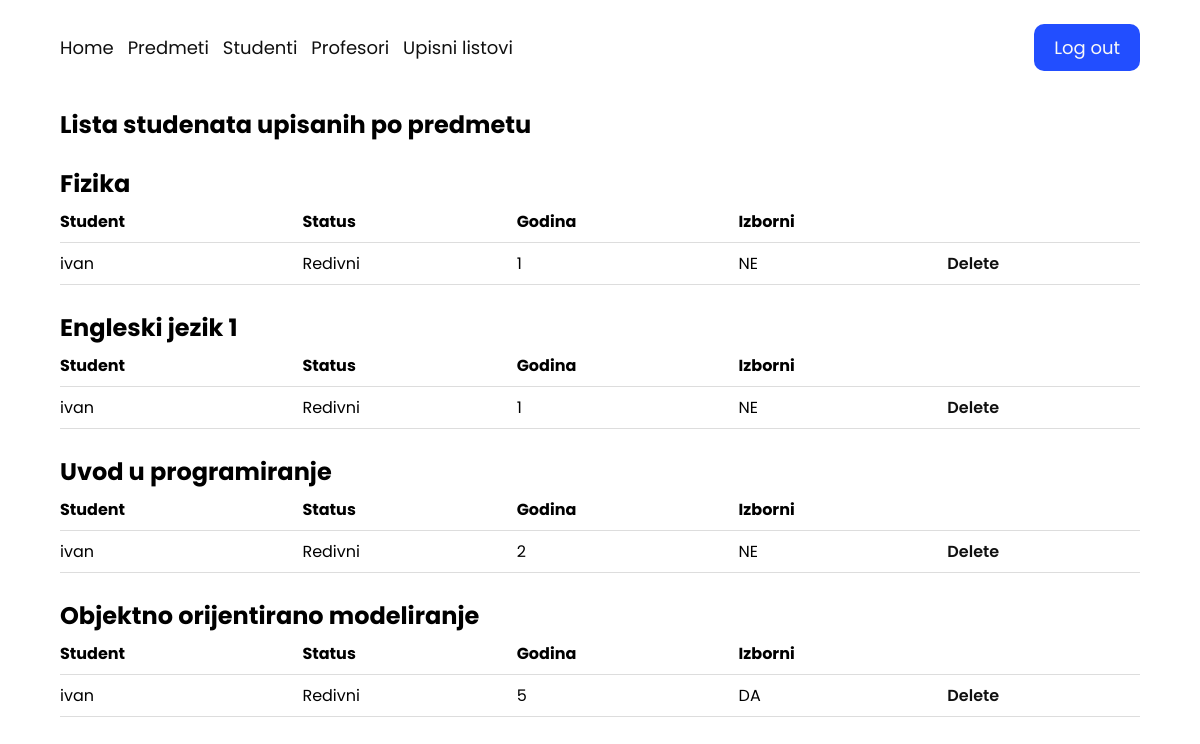
Screenshot of /admin_page/upisi/ (signed in) with the database file from the repository.
### base/models.py (models this page shows, shortened)
class Upis(models.Model):
    STATUS = (('izg', 'Izgubljen potpis'), ('potne', 'Potpisan, nije položen'),('pol', 'Položen'))
    korisnik_id = models.ForeignKey(Korisnik, on_delete=models.CASCADE)
    predmet_id = models.ForeignKey(Predmet, on_delete=models.CASCADE)
    status = models.CharField(max_length=50,choices=STATUS,default='potne')
    class Meta:
        verbose_name_plural = 'Upisi'

class Predmet(models.Model):
    IZBORNI = (('DA', 'da'), ('NE', 'ne'))
    ime = models.CharField(max_length=50)
    kod = models.CharField(max_length=50)
    program = models.CharField(max_length=50)
    bodovi = models.IntegerField()
    sem_redovni = models.IntegerField()
    sem_izvanredni = models.IntegerField()
    izborni = models.CharField(max_length=50,choices=IZBORNI)
    korisnik_id = models.ForeignKey(Korisnik, on_delete=models.CASCADE,null=True, default=None)
    class Meta:
        verbose_name_plural = 'Predmeti'

class Korisnik(AbstractUser):
    ROLES = (('prof', 'profesor'), ('stu', 'student'),('adm', 'admin'))
    STATUS = (('none', 'None'), ('izv', 'izvanredni student'), ('red', 'redovni student'))
    email = models.EmailField(unique=True)
    role = models.CharField(max_length=50,choices=ROLES,default='stu')
    status = models.CharField(blank=True,max_length=50,choices=STATUS,default='red')
    class Meta:
        verbose_name_plural = 'Korisnici'

### base/decorators.py (the view)
        def wrapper_func(request, *args, **kwargs):
            group = None
            if request.user.role == 'adm':
                group = 'admin'
            elif request.user.role == 'prof':
                group = 'professor'
            else:
                group = 'student'
            if group in allowed_roles:
                return view_funct(request, *args, **kwargs)
            else:
                return HttpResponse('<h2>You are not authorized</h2>')

### base/auth.py (called while the page is built)
    def get_user(self, user_id):
        UserModel = get_user_model()
        try:
            return UserModel.objects.get(pk=user_id)
        except UserModel.DoesNotExist:
            return None

### base/views.py (called while the page is built)
@login_required(login_url='/login/')
@allowed_users(allowed_roles=['admin'])
def upisi(request):
    predmeti = Predmet.objects.all()
    upisi = Upis.objects.all()
    upisi_po_predmetu = {}
    for predmet in predmeti:
        upisi_po_predmetu[predmet.ime] = []
    for upis in upisi:
        for predmet in predmeti:
            if upis.predmet_id.ime == predmet.ime:
                upisi_po_predmetu[upis.predmet_id.ime].append(upis)
    return render(request, 'base/admin/upis/upisi.html',{
        'upisi':upisi_po_predmetu
    })

### base/templates/base/admin/upis/upisi.html
{% extends 'main.html' %}
{% block content %}
<main>
    <h2 class="naslov">Lista studenata upisanih po predmetu</h2>
    <div class="subjects">
        {% for key,value in upisi.items %}
        {% if value %}
        <div class="subject">
            <h2>{{key}}</h2>
            <table>
                <tr>
                    <th>Student</th>
                    <th>Status</th>
                    <th>Godina</th>
                    <th>Izborni</th>
                    <th></th>
                </tr>
                {% for upis in value %}
                <tr>
                    <td>{{ upis.korisnik_id.username }}</td>
                    {% if upis.korisnik_id.status == 'izv' %}
                    <td>Izvanredni</td>
                    <td>{{upis.predmet_id.sem_izvanredni}}</td>
                    {% else %}
                    <td>Redivni</td>
                    <td>{{upis.predmet_id.sem_redovni}}</td>
                    {% endif %}
                    <td>{{upis.predmet_id.izborni}}</td>
                    <td>
                        <a href="{% url 'admin_upisi_delete' upis.id %}">Delete</a>
                    </td>
                </tr>
                {% endfor %}
            </table>
        </div>
        {% endif %}
        {% endfor %}
    </div>
</main>
{% endblock content %}

### static/css/style.css (style rules this page uses)
* { margin: 0; padding: 0; box-sizing: border-box; }
body { font-family: "Poppins", sans-serif; }
main { display: flex; flex-direction: column; }
.naslov { margin: 12px 0 24px; }
table { font-family: "Poppins", sans-serif; border-collapse: collapse; width: 100%; }
td, th { border-bottom: 1px solid #dddddd; text-align: left; padding: 8px 0; }
th a, td a { text-decoration: none; color: #101010; font-weight: 600; }
.subjects { display: flex; flex-direction: column; gap: 25px; }

### rows the page displays
Upis: ime "Fizika", korisnik_id.username "ivan", predmet_id.sem_redovni "1", predmet_id.izborni "NE"
Upis: ime "Engleski jezik 1", korisnik_id.username "ivan", predmet_id.sem_redovni "1", predmet_id.izborni "NE"
Upis: ime "Uvod u programiranje", korisnik_id.username "ivan", predmet_id.sem_redovni "2", predmet_id.izborni "NE"
Upis: ime "Objektno orijentirano modeliranje", korisnik_id.username "ivan", predmet_id.sem_redovni "5", predmet_id.izborni "DA"
